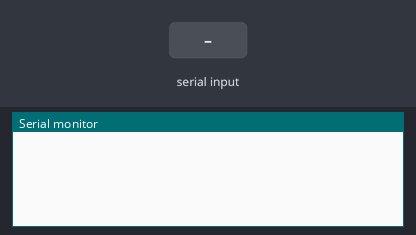
Bench run of a sketch on a simulated Arduino Uno, built with avr-gcc and run on an emulated ATmega328P. On the bench: the last lines printed to the serial monitor. Inputs (shaded band) come from the test bench.

Above: at 1.2 s.
1.3 s: "1\n" received over the second serial link
At 1.9 s:
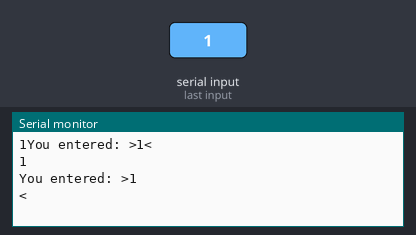
2.8 s: "0\n" received over the second serial link
At 3.3 s:
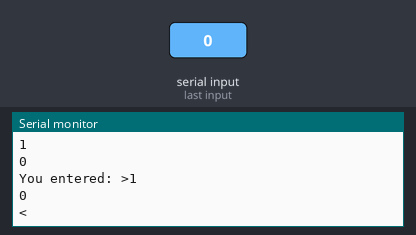
4.3 s: "2\n" received over the second serial link
At 4.8 s:
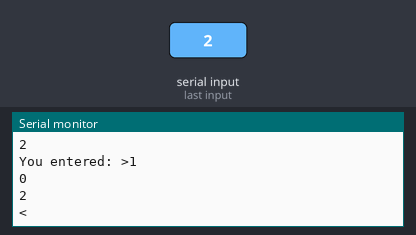
Timing chart, 0 to 7.3 s (numbered marks = the images above; inputs shaded):
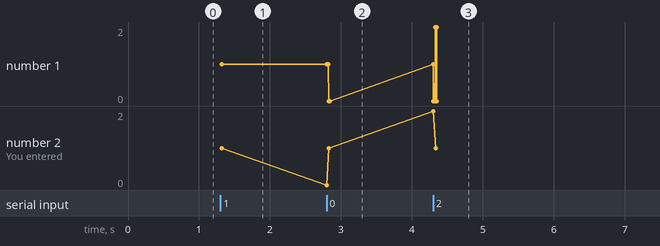

The sketch:

read_serial_terminating.ino
```cpp
/*
 * SoftwareSerail -- Create another UART/Serial communincation
 */
#include <SoftwareSerial.h>
SoftwareSerial mySerial(3, 4); // RX, TX

// Create a variables
int data = 0;
char buf[80];

void setup() {
  // put your setup code here, to run once:
  mySerial.begin(9600);
  Serial.begin(9600);
}

void loop()
{
  if (readline(mySerial.read(), buf, 80) > 0)
  {
    Serial.print("You entered: >");
    Serial.print(buf);
    Serial.println("<");
  }
}

int readline(int readch, char *buffer, int len)
{
  static int pos = 0;
  int rpos;

  if (readch > 0)
  {
    switch (readch)
    {
      // Ignore CR
      case '\r':
        break;

      // Return on new-line
      case '  ':
        rpos = pos;
        pos = 0;  // Reset position index ready for next time
        return rpos;

      default:
        if (pos < len-1)
        {
//          Serial.println("C");
          buffer[pos++] = readch;
          buffer[pos] = 0;
          Serial.print(buffer);
          Serial.print("You entered: >");
          Serial.print(buf);
          Serial.println("<");
        }
    }
  }
  return 0;
}
```

Measured:
- after the input at 1.3 s, the serial monitor: prints a new line at once (image 1)
- after the input at 2.8 s, the serial monitor: prints a new line at once (image 2)
- after the input at 4.3 s, the serial monitor: prints a new line at once (image 3)
- plotted number 1: 1 → 0 after the input at 2.8 s, 0 → 2 after the input at 4.3 s
